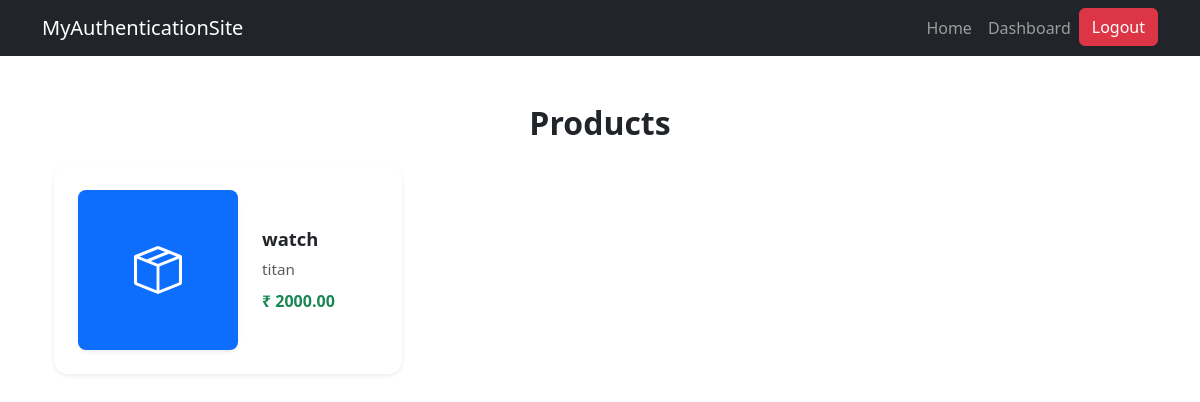
The app's page /product/view_product_list (signed in), older data.
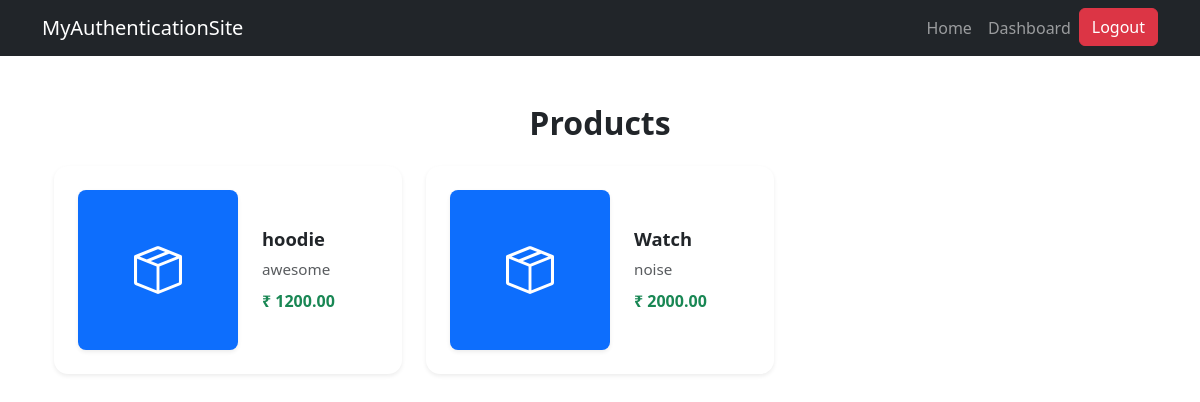
The same page, newer data.
### product/models.py (models this page shows, shortened)
class Product(models.Model):
    name = models.CharField(max_length=255)
    description = models.TextField(max_length=255)
    price = models.DecimalField(max_digits=10, decimal_places=2)
    created_at = models.DateTimeField(auto_now_add=True)
    modified_at = models.DateTimeField(auto_now=True)

### product/views.py (the view)
# urls.py: path('view_product_list', views.view_product_list, name='view_product_list'),
@permission_required('product.view_product', raise_exception=True)
def view_product_list(request):
    products = Product.objects.all()
    return render(request, 'product/view_product_list.html', {'products': products})

### account/models.py (called while the page is built)
    def has_perm(self, perm, obj=None):
        if self.is_superuser:
            return True
        return super().has_perm(perm, obj)

### product/templates/product/view_product_list.html (shortened to what this page needs)
{% extends 'account/base.html' %}
{% block maincontent %}
<div class="container mt-5 mb-5">
  <h2 class="mb-4 text-center fw-bold">Products</h2>
  <div class="row g-4">
    {% for product in products %}
    <div class="col-md-4 col-sm-6">
      <a href="{% url 'view_product' product.id %}" class="text-decoration-none text-dark">
        <div class="card product-card shadow-sm border-0 h-100">
          <div class="d-flex align-items-center p-4" style="min-height: 180px;">
            <div class="bg-primary text-white d-flex align-items-center justify-content-center rounded-3 me-4 shadow-sm"
                 style="width:160px; height:160px; font-size:3rem;">
              <i class="bi bi-box-seam"></i>
            </div>
            <div class="flex-grow-1">
              <h5 class="fw-bold mb-2" style="font-size:1.15rem;">
                {{ product.name }}
              </h5>
              <p class="text-muted mb-2" style="font-size:0.95rem;">
                {{ product.description|truncatechars:50 }}
              </p>
              <p class="fw-bold text-success mb-0" style="font-size:1rem;">
                ₹ {{ product.price }}
              </p>
            </div>
          </div>
        </div>
      </a>
    </div>
    {% empty %}
    <p class="text-center text-muted mt-4">No products found.</p>
    {% endfor %}
  </div>
</div>
<link href="https://cdn.jsdelivr.net/npm/bootstrap-icons@1.11.3/font/bootstrap-icons.css" rel="stylesheet">
{% endblock maincontent %}

### account/templates/account/base.html (shortened to what this page needs)
<!DOCTYPE html>
<html lang="en">
    <head>
        <link href="https://cdn.jsdelivr.net/npm/bootstrap@5.3.0/dist/css/bootstrap.min.css" rel="stylesheet">
    </head>
    <body>
        <nav class="navbar navbar-expand-lg navbar-dark bg-dark">
            <div class="container">
                <a class="navbar-brand" href="{% url 'home' %}">MyAuthenticationSite</a>
                <div class="collapse navbar-collapse" id="navbarNav">
                    <ul class="navbar-nav ms-auto">
                        <li class="nav-item">
                            <a class="nav-link" href="{% url 'home' %}">Home</a>
                        </li>
                        {% if user.is_authenticated %}
                            <li class="nav-item">
                                <a class="nav-link" href="{% url 'dashboard' %}">Dashboard</a>
                            </li>
                            <form action="{% url 'logout' %}" method="post">
                                <button class="btn btn-danger">Logout</button>
                            </form>
                        {% endif %}
                    </ul>
                </div>
            </div>
        </nav>
        <div class="container mt-4">
            {% block maincontent %} {% endblock %}
        </div>
    </body>
</html>

### product/templates/product/view_product_list.html (style rules this page uses)
.product-card { transition: all 0.3s ease-in-out; border-radius: 14px; background-color: #fff; min-height: 200px; }

Row changes from the older to the newer data that the page shows:
removed Product: name "watch", description "titan", price "2000.00"
added Product: name "hoodie", description "awesome", price "1200.00"
added Product: name "Watch", description "noise", price "2000.00"
